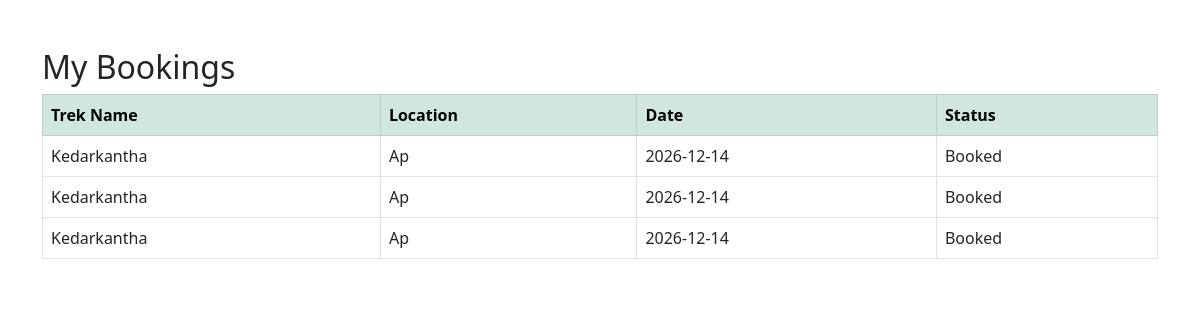
/user/bookings (signed in), run on the app's committed database.
### applications/models.py (models this page shows)
class Booking(db.Model):
    __tablename__ = "bookings"
    id = db.Column(db.Integer, primary_key=True)
    user_id = db.Column(db.Integer, db.ForeignKey("users.id"), nullable=False)
    trek_id = db.Column(db.Integer, db.ForeignKey("treks.id"), nullable=False)
    booking_date = db.Column(db.Date, nullable=False)
    status = db.Column(db.String(20), default="Booked")
    user = db.relationship("User", backref="bookings")
    trek = db.relationship("Trek", backref="bookings")

class Trek(db.Model):
    __tablename__ = "treks"
    id = db.Column(db.Integer, primary_key=True)
    name = db.Column(db.String(100), nullable=False)
    location = db.Column(db.String(100), nullable=False)
    difficulty = db.Column(db.String(20), nullable=False)
    date = db.Column(db.Date, nullable=False)
    slots = db.Column(db.Integer, nullable=False)
    status = db.Column(db.String(20), default="Open")
    assigned_staff_id = db.Column(db.Integer, db.ForeignKey("users.id"))
    assigned_staff = db.relationship("User", backref="assigned_treks")

### applications/routes/dashboard.py (the view)
@dashboard.route("/user/bookings")
def my_bookings():
    if "user_id" not in session:
        return redirect(url_for("auth.login"))
    if session["role"] != "user":
        return "Access Denied"
    bookings = Booking.query.filter_by(
        user_id=session["user_id"]
    ).all()
    return render_template(
        "my_bookings.html",
        bookings=bookings
    )

### applications/templates/my_bookings.html (shortened to what this page needs)
<!DOCTYPE html>
<html>
<head>
    <link href="https://cdn.jsdelivr.net/npm/bootstrap@5.0.2/dist/css/bootstrap.min.css" rel="stylesheet">
</head>
<body>
<div class="container mt-5">
    <h2>My Bookings</h2>
    <table class="table table-bordered table-hover">
        <thead class="table-success">
            <tr>
                <th>Trek Name</th>
                <th>Location</th>
                <th>Date</th>
                <th>Status</th>
            </tr>
        </thead>
        <tbody>
        {% for booking in bookings %}
            <tr>
                <td>{{ booking.trek.name }}</td>
                <td>{{ booking.trek.location }}</td>
                <td>{{ booking.trek.date }}</td>
                <td>{{ booking.status }}</td>
            </tr>
        {% endfor %}
        </tbody>
    </table>
</div>
</body>
</html>

### data on the page
Booking: trek.name "Kedarkantha", trek.location "Ap", trek "2026-12-14", status "Booked"
Booking: trek.name "Kedarkantha", trek.location "Ap", trek "2026-12-14", status "Booked"
Booking: trek.name "Kedarkantha", trek.location "Ap", trek "2026-12-14", status "Booked"
